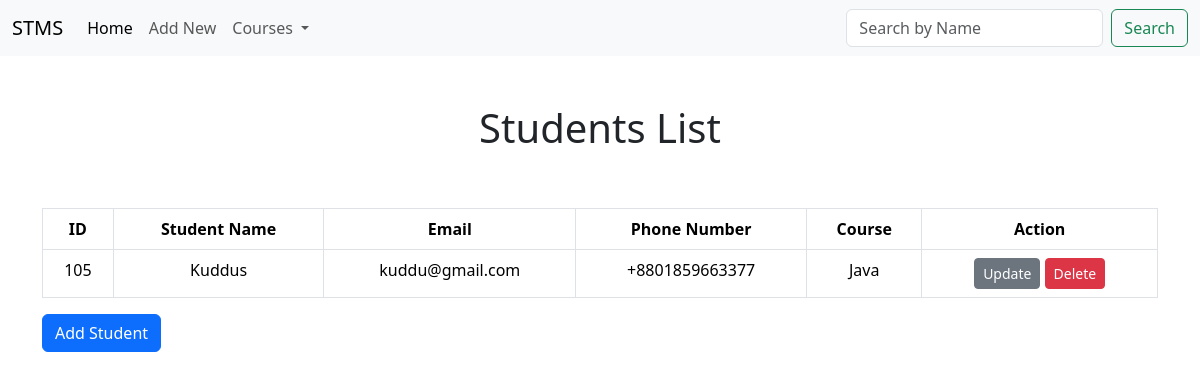
Screenshot of /search/?query=Java with the database file from the repository.
### student/models.py (models this page shows, shortened)
class Student_Info(models.Model):
    courses =(
        ('Python', 'Python'),
        ("Django",'Django'),
        ('Java', 'Java'),
        ('JavaScript', 'JavaScript'),
        ('ML', 'Machine Learning'),
        ('DS', 'Data Science'),
        )
    sID = models.BigIntegerField(primary_key=True)
    name = models.CharField(max_length=75, null= False)
    email = models.EmailField(null= True)
    phone_number = PhoneNumberField(region="BD")
    course = models.CharField(max_length=50, choices= courses)

### student/views.py (the view)
# urls.py: path('search/', views.Search.as_view(), name='search'),
class Search(ListView):
    model = Student_Info
    template_name = 'student_list.html'
    context_object_name = 'students'
    def get_queryset(self):
        query = self.request.GET.get('query', '')  # Extracts the search term
        if query:
            return Student_Info.objects.filter(
                Q(name__icontains=query) |
                Q(sID__icontains=query) |
                Q(phone_number__icontains=query) |
                Q(course__icontains=query)
            )
        else:
            return Student_Info.objects.all()  # Shows all students if no query

### student/templates/student_list.html
{% extends 'base.html' %} {% block content %}
{% if students %}
<div class="container">
  <h1 class="text-center p-5">Students List</h1>
  <table class="table table-bordered">
    <thead>
      <tr>
        <th scope="col" style ="text-align:center;">ID</th>
        <th scope="col" style ="text-align:center;">Student Name</th>
        <th scope="col" style ="text-align:center;">Email</th>
        <th scope="col" style ="text-align:center;">Phone Number</th>
        <th scope="col" style ="text-align:center;">Course</th>
        <th scope="col" style ="text-align:center;">Action</th>
      </tr>
    </thead>
    <tbody>
      {% for student in students %}
      <tr>
        <td  style ="text-align:center;">{{student.sID}}</td>
        <td  style ="text-align:center;">{{student.name}}</td>
        <td style ="text-align:center;">{{student.email}}</td>
        <td style ="text-align:center;">{{student.phone_number}}</td>
        <td style ="text-align:center;">{{student.course}}</td>
        <td style ="text-align:center;">
          <a class="btn btn-secondary btn-sm" href="{% url 'update' student.sID %}" role="button">Update</a>
           <a class="btn btn-danger btn-sm" href="{% url 'delete' student.sID %}" role="button" >Delete</a>
        </td>
      </tr>
      {% endfor %}
    </tbody>
  </table>
</div>
<div class='container'>
  <a href="{% url 'addnew' %}" class="btn btn-primary">Add Student</a>
</div>
{% else %}
<h3 class="text-center p-5">No Student Available</h3>
{% endif %} {% endblock %}

### rows the page displays
Student_Info: sID "105", name "Kuddus", email "kuddu@gmail.com", phone_number "+8801859663377", course "Java"
